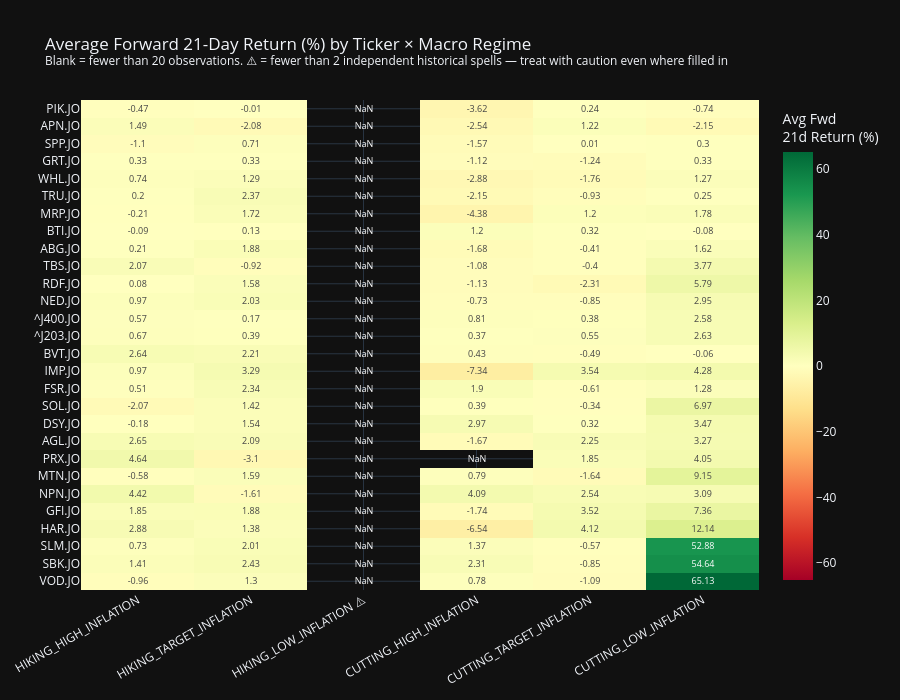

The notebook cell this image was saved under:
### Code cell
# Two filters needed before we trust a ticker-regime cell:
#   1. MIN_OBS — enough total trading days (rules out tiny samples)
#   2. MIN_SPELLS — enough separate historical occurrences (rules out
#      "looks robust but is really just one lucky episode repeated
#      over many days")
MIN_OBS = 20
MIN_SPELLS = 2

# Count distinct spells per regime (reuse the `spells` table from Cell 5)
spell_counts = spells.groupby("regime").size()

# Regimes that don't meet the spell-count bar
unreliable_regimes = spell_counts[spell_counts < MIN_SPELLS].index.tolist()
print(f"Regimes with fewer than {MIN_SPELLS} independent spells "
      f"(treat with caution): {unreliable_regimes}")
print(spell_counts.sort_values().to_string())

grouped = analysis_df.groupby(["ticker", "composite_regime"])["fwd_return_21d"]
avg_return = grouped.mean().unstack() * 100
obs_count  = grouped.count().unstack()

# Mask out cells failing EITHER the observation count OR the spell count
pivot = avg_return.where(obs_count >= MIN_OBS)
for regime in unreliable_regimes:
    if regime in pivot.columns:
        pivot[regime] = np.nan

regime_order = [
    "HIKING_HIGH_INFLATION", "HIKING_TARGET_INFLATION", "HIKING_LOW_INFLATION",
    "CUTTING_HIGH_INFLATION", "CUTTING_TARGET_INFLATION", "CUTTING_LOW_INFLATION",
]
regime_order = [r for r in regime_order if r in pivot.columns]
pivot = pivot[regime_order]
pivot = pivot.loc[pivot.mean(axis=1, skipna=True).sort_values(ascending=False).index]

# Build column labels that flag unreliable regimes directly in the chart
col_labels = [
    f"{r} ⚠️" if r in unreliable_regimes else r
    for r in regime_order
]

fig = go.Figure(go.Heatmap(
    z=pivot.values,
    x=col_labels,
    y=pivot.index.tolist(),
    colorscale="RdYlGn",
    zmid=0,
    text=pivot.values.round(2),
    texttemplate="%{text}",
    textfont={"size": 9},
    colorbar={"title": "Avg Fwd<br>21d Return (%)"},
    hoverongaps=False,
))

fig.update_layout(
    title=f"Average Forward 21-Day Return (%) by Ticker × Macro Regime<br>"
          f"<sup>Blank = fewer than {MIN_OBS} observations. "
          f"⚠️ = fewer than {MIN_SPELLS} independent historical spells — treat with caution even where filled in</sup>",
    template="plotly_dark",
    height=700,
    xaxis_tickangle=-30,
)
fig.show()

### Figure 1 — Plotly figure (JSON) as saved in the notebook; plotly's stock layout.template omitted (floating-point values rounded to 4 significant figures; data arrays with more than 128 entries replaced by an {"elided": "..."} marker saying what was removed)
{"data": [{"colorbar": {"title": {"text": "Avg Fwd<br>21d Return (%)"}}, "colorscale": [[0, "rgb(165,0,38)"], [0.1, "rgb(215,48,39)"], [0.2, "rgb(244,109,67)"], [0.3, "rgb(253,174,97)"], [0.4, "rgb(254,224,139)"], [0.5, "rgb(255,255,191)"], [0.6, "rgb(217,239,139)"], [0.7, "rgb(166,217,106)"], [0.8, "rgb(102,189,99)"], [0.9, "rgb(26,152,80)"], [1, "rgb(0,104,55)"]], "hoverongaps": false, "text": {"elided": "28x6 float values"}, "textfont": {"size": 9}, "texttemplate": "%{text}", "type": "heatmap", "x": ["HIKING_HIGH_INFLATION", "HIKING_TARGET_INFLATION", "HIKING_LOW_INFLATION ⚠️", "CUTTING_HIGH_INFLATION", "CUTTING_TARGET_INFLATION", "CUTTING_LOW_INFLATION"], "y": ["VOD.JO", "SBK.JO", "SLM.JO", "HAR.JO", "GFI.JO", "NPN.JO", "MTN.JO", "PRX.JO", "AGL.JO", "DSY.JO", "SOL.JO", "FSR.JO", "IMP.JO", "BVT.JO", "^J203.JO", "^J400.JO", "NED.JO", "RDF.JO", "TBS.JO", "ABG.JO", "BTI.JO", "MRP.JO", "TRU.JO", "WHL.JO", "GRT.JO", "SPP.JO", "APN.JO", "PIK.JO"], "z": {"elided": "28x6 float values"}, "zmid": 0}], "layout": {"height": 700, "title": {"text": "Average Forward 21-Day Return (%) by Ticker × Macro Regime<br><sup>Blank = fewer than 20 observations. ⚠️ = fewer than 2 independent historical spells — treat with caution even where filled in</sup>"}, "xaxis": {"tickangle": -30}}}
